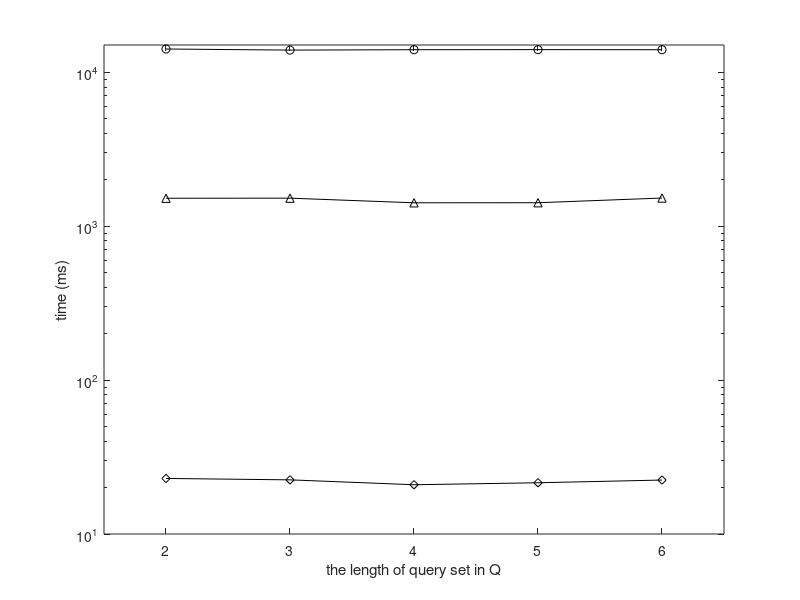

Write MATLAB code to recreate this figure. (Note: this script raises an error after producing the figure.)
set(gcf,'color',[1, 1, 1]);
set(gcf,'unit','centimeters','position',[10 5 9 7]);

x=[1, 2, 3, 4, 5];
y1 = [1516.32034228	1518.18363289	1416.47559525	1417.8242403699999	1520.99639063];
y2 = [14129.37854077	13898.22267295	13980.10595366	13998.486173340001 	13977.0281617];
y3 = [22.95339540000003	22.476135909999996	20.890965970000003	21.51948807	22.40953162];

p1= semilogy(x, y1, '-k^');
hold on;
p2 = semilogy(x, y2, '-ko');
hold on;
p3 = semilogy(x, y3, '-kd');

xlabel('the length of query set in Q');
ylabel('time (ms)');

axis([0.5 5.5 10.0 15000]);

set(gca, 'xtick', 1:5, 'XTickLabel', {'2','3','4','5','6'});
leg=legend('basic-g-v2','basic-w-v2','MDec', 2);
set(leg,'edgecolor','white');

set(gca, 'FontSize', 12);
set(get(gca, 'XLabel'), 'FontSize',12);
set(get(gca, 'YLabel'), 'FontSize',12);
set(findall(gcf,'type','line'),'linewidth',1.5);
set(gca, 'LineWidth', 1.5);